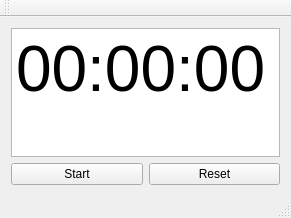
<?xml version="1.0" encoding="UTF-8"?>
<ui version="4.0">
 <class>MainWindow</class>
 <widget class="QMainWindow" name="MainWindow">
  <property name="geometry">
   <rect>
    <x>0</x>
    <y>0</y>
    <width>291</width>
    <height>218</height>
   </rect>
  </property>
  <property name="sizePolicy">
   <sizepolicy hsizetype="Expanding" vsizetype="Expanding">
    <horstretch>0</horstretch>
    <verstretch>0</verstretch>
   </sizepolicy>
  </property>
  <property name="windowTitle">
   <string>qtiming</string>
  </property>
  <widget class="QWidget" name="centralWidget">
   <layout class="QGridLayout" name="gridLayout">
    <item row="0" column="0">
     <layout class="QVBoxLayout" name="verticalLayout">
      <property name="sizeConstraint">
       <enum>QLayout::SetNoConstraint</enum>
      </property>
      <item>
       <widget class="QTextEdit" name="textEdit">
        <property name="styleSheet">
         <string notr="true">font: 48pt &quot;Noto Sans&quot;;</string>
        </property>
        <property name="html">
         <string>&lt;!DOCTYPE HTML PUBLIC &quot;-//W3C//DTD HTML 4.0//EN&quot; &quot;http://www.w3.org/TR/REC-html40/strict.dtd&quot;&gt;
&lt;html&gt;&lt;head&gt;&lt;meta name=&quot;qrichtext&quot; content=&quot;1&quot; /&gt;&lt;style type=&quot;text/css&quot;&gt;
p, li { white-space: pre-wrap; }
&lt;/style&gt;&lt;/head&gt;&lt;body style=&quot; font-family:'Noto Sans'; font-size:48pt; font-weight:400; font-style:normal;&quot;&gt;
&lt;p style=&quot; margin-top:0px; margin-bottom:0px; margin-left:0px; margin-right:0px; -qt-block-indent:0; text-indent:0px;&quot;&gt;00:00:00&lt;/p&gt;&lt;/body&gt;&lt;/html&gt;</string>
        </property>
       </widget>
      </item>
      <item>
       <layout class="QHBoxLayout" name="horizontalLayout">
        <item>
         <widget class="QPushButton" name="pushButton">
          <property name="text">
           <string>Start</string>
          </property>
         </widget>
        </item>
        <item>
         <widget class="QPushButton" name="pushButton_2">
          <property name="text">
           <string>Reset</string>
          </property>
         </widget>
        </item>
       </layout>
      </item>
     </layout>
    </item>
   </layout>
  </widget>
  <widget class="QMenuBar" name="menuBar">
   <property name="geometry">
    <rect>
     <x>0</x>
     <y>0</y>
     <width>291</width>
     <height>24</height>
    </rect>
   </property>
  </widget>
  <widget class="QToolBar" name="mainToolBar">
   <attribute name="toolBarArea">
    <enum>TopToolBarArea</enum>
   </attribute>
   <attribute name="toolBarBreak">
    <bool>false</bool>
   </attribute>
  </widget>
  <widget class="QStatusBar" name="statusBar"/>
 </widget>
 <layoutdefault spacing="6" margin="11"/>
 <resources/>
 <connections/>
</ui>
